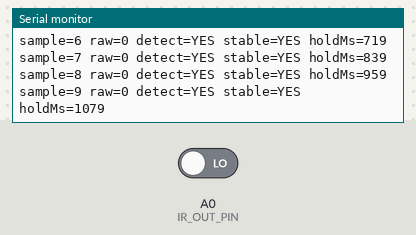
The sketch below on a simulated Arduino Uno, built with avr-gcc and run on an emulated ATmega328P. Parts: the last lines printed to the serial monitor. Inputs (shaded band) come from the test bench; at power-on: A0 (IR_OUT_PIN) LOW.

Above: at 1.2 s.
1.3 s: A0 (IR_OUT_PIN) driven HIGH
At 1.44 s:
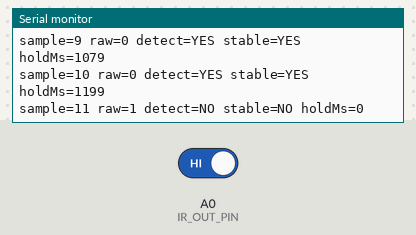
2.9 s: A0 (IR_OUT_PIN) driven LOW
At 3.12 s:
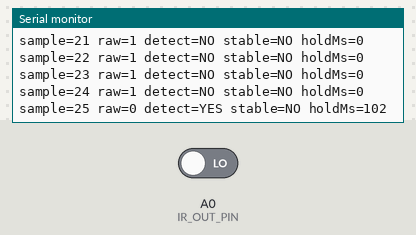
Timing chart, 0 to 5.9 s (numbered marks = the images above; inputs shaded):
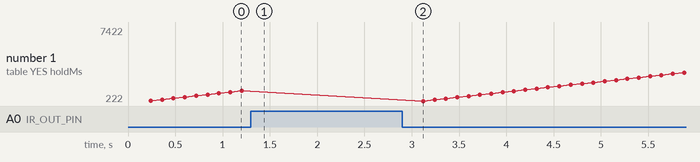

The sketch:

ir_sensor_3pin_test.ino
```cpp
/*
  Uno IR1 Sensor Test (VCC, GND, OUT)

  Wiring for this test:
  - Sensor VCC -> 5V
  - Sensor GND -> GND
  - Sensor OUT -> A0 (IR1)

  Notes:
  - Most IR obstacle sensors are active LOW:
      LOW  = object detected
      HIGH = no object
  - If your sensor behaves opposite, set ACTIVE_LOW to false.
*/

const int IR_OUT_PIN = A0;
const bool ACTIVE_LOW = true;
const unsigned long PRINT_INTERVAL_MS = 120;
const unsigned long HOLD_MS = 120;

unsigned long sampleIndex = 0;
unsigned long lastPrintMs = 0;
unsigned long detectStartedMs = 0;

void setup() {
  Serial.begin(115200);
  pinMode(IR_OUT_PIN, INPUT);

  Serial.println("IR1 test ready");
  Serial.println("OUT pin on A0 (Uno IR1)");
  Serial.println("Bring object very close to test trigger");
}

void loop() {
  unsigned long nowMs = millis();
  int raw = digitalRead(IR_OUT_PIN);
  bool detected = ACTIVE_LOW ? (raw == LOW) : (raw == HIGH);

  if (detected) {
    if (detectStartedMs == 0) {
      detectStartedMs = nowMs;
    }
  } else {
    detectStartedMs = 0;
  }

  bool stableDetected = (detectStartedMs != 0) && ((nowMs - detectStartedMs) >= HOLD_MS);

  if (nowMs - lastPrintMs >= PRINT_INTERVAL_MS) {
    lastPrintMs = nowMs;
    ++sampleIndex;

    Serial.print("sample=");
    Serial.print(sampleIndex);
    Serial.print(" raw=");
    Serial.print(raw);
    Serial.print(" detect=");
    Serial.print(detected ? "YES" : "NO");
    Serial.print(" stable=");
    Serial.print(stableDetected ? "YES" : "NO");
    Serial.print(" holdMs=");
    if (detectStartedMs == 0) {
      Serial.println(0);
    } else {
      Serial.println(nowMs - detectStartedMs);
    }
  }
}
```

Measured:
- after the input at 1.3 s, the serial monitor: prints a new line at once (image 1)
